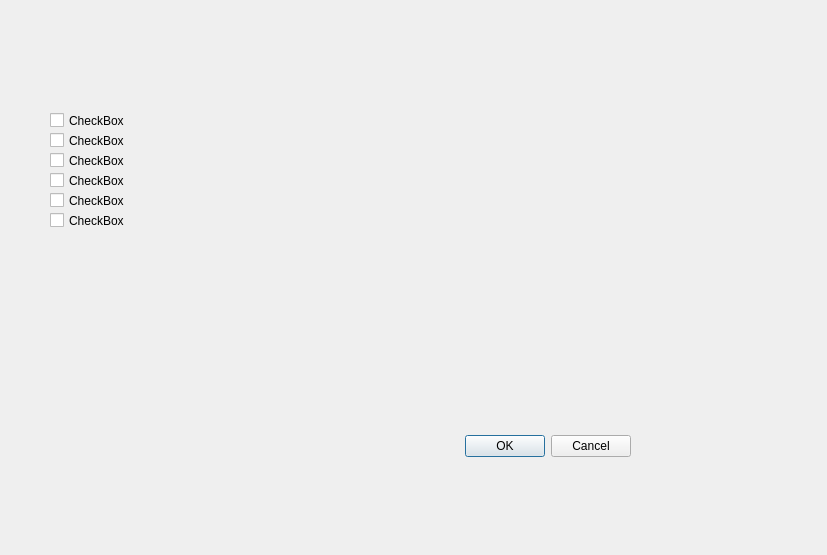
<?xml version="1.0" encoding="UTF-8"?>
<ui version="4.0">
 <class>Rviz_Analysis</class>
 <widget class="QDialog" name="Rviz_Analysis">
  <property name="geometry">
   <rect>
    <x>0</x>
    <y>0</y>
    <width>827</width>
    <height>555</height>
   </rect>
  </property>
  <property name="windowTitle">
   <string>Dialog</string>
  </property>
  <widget class="QDialogButtonBox" name="buttonBox">
   <property name="geometry">
    <rect>
     <x>290</x>
     <y>430</y>
     <width>341</width>
     <height>32</height>
    </rect>
   </property>
   <property name="orientation">
    <enum>Qt::Horizontal</enum>
   </property>
   <property name="standardButtons">
    <set>QDialogButtonBox::Cancel|QDialogButtonBox::Ok</set>
   </property>
  </widget>
  <widget class="QCheckBox" name="checkBox">
   <property name="geometry">
    <rect>
     <x>50</x>
     <y>110</y>
     <width>85</width>
     <height>21</height>
    </rect>
   </property>
   <property name="text">
    <string>CheckBox</string>
   </property>
  </widget>
  <widget class="QCheckBox" name="checkBox_2">
   <property name="geometry">
    <rect>
     <x>50</x>
     <y>130</y>
     <width>85</width>
     <height>21</height>
    </rect>
   </property>
   <property name="text">
    <string>CheckBox</string>
   </property>
  </widget>
  <widget class="QCheckBox" name="checkBox_3">
   <property name="geometry">
    <rect>
     <x>50</x>
     <y>150</y>
     <width>85</width>
     <height>21</height>
    </rect>
   </property>
   <property name="text">
    <string>CheckBox</string>
   </property>
  </widget>
  <widget class="QCheckBox" name="checkBox_4">
   <property name="geometry">
    <rect>
     <x>50</x>
     <y>170</y>
     <width>85</width>
     <height>21</height>
    </rect>
   </property>
   <property name="text">
    <string>CheckBox</string>
   </property>
  </widget>
  <widget class="QCheckBox" name="checkBox_5">
   <property name="geometry">
    <rect>
     <x>50</x>
     <y>190</y>
     <width>85</width>
     <height>21</height>
    </rect>
   </property>
   <property name="text">
    <string>CheckBox</string>
   </property>
  </widget>
  <widget class="QCheckBox" name="checkBox_6">
   <property name="geometry">
    <rect>
     <x>50</x>
     <y>210</y>
     <width>85</width>
     <height>21</height>
    </rect>
   </property>
   <property name="text">
    <string>CheckBox</string>
   </property>
  </widget>
 </widget>
 <resources/>
 <connections>
  <connection>
   <sender>buttonBox</sender>
   <signal>accepted()</signal>
   <receiver>Rviz_Analysis</receiver>
   <slot>accept()</slot>
   <hints>
    <hint type="sourcelabel">
     <x>248</x>
     <y>254</y>
    </hint>
    <hint type="destinationlabel">
     <x>157</x>
     <y>274</y>
    </hint>
   </hints>
  </connection>
  <connection>
   <sender>buttonBox</sender>
   <signal>rejected()</signal>
   <receiver>Rviz_Analysis</receiver>
   <slot>reject()</slot>
   <hints>
    <hint type="sourcelabel">
     <x>316</x>
     <y>260</y>
    </hint>
    <hint type="destinationlabel">
     <x>286</x>
     <y>274</y>
    </hint>
   </hints>
  </connection>
 </connections>
</ui>
